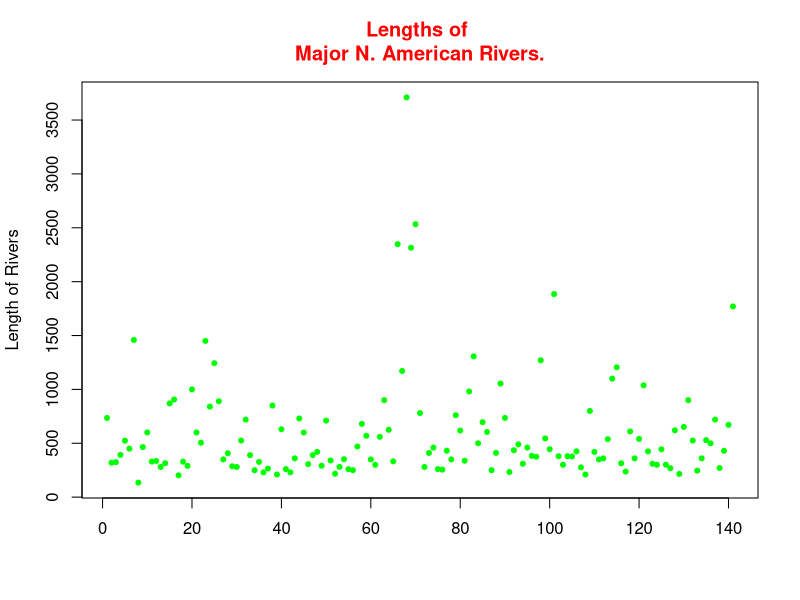

Write R code to recreate this figure.
?rivers
x = 1:141
y = rivers
plot(x,y, col = "green", pch= 20,
     main = "Lengths of \nMajor N. American Rivers.",
     col.main = "red", xlab = "",
     ylab = "Length of Rivers")
